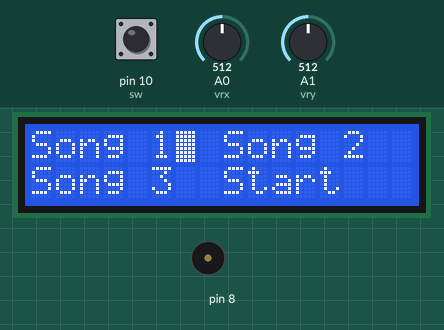
Bench run of a sketch on a simulated Arduino Uno, built with avr-gcc and run on an emulated ATmega328P. On the bench: 16×2 character LCD, buzzer (waves = sounding). The test bench sets the inputs (shaded band); at power-on: pin 10 (sw) HIGH, A1 (vry) = 512, A0 (vrx) = 512. What the sketch prints to the serial monitor is not drawn.

Above: at 1.2 s.
1.3 s: pin 10 (sw) pulled LOW for 0.15 s
3.1 s: A1 (vry) set to 810
At 4.3 s:
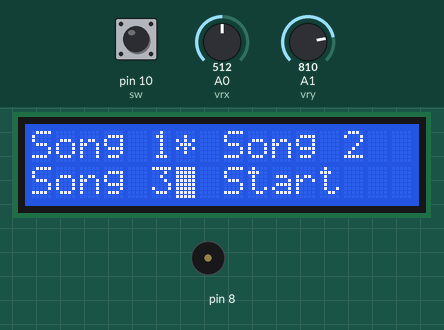
4.6 s: pin 10 (sw) pulled LOW for 1 s
At 6.3 s:
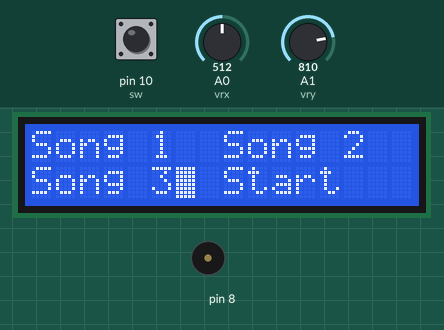
7.2 s: A1 (vry) set to 190
At 7.6 s:
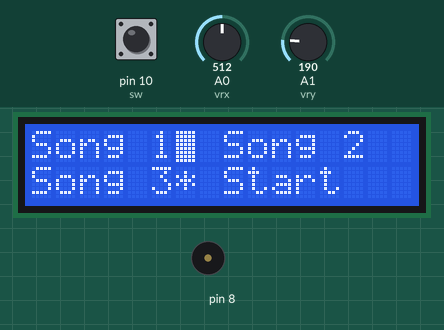
8.7 s: pin 10 (sw) pulled LOW for 3.2 s
At 12.9 s:
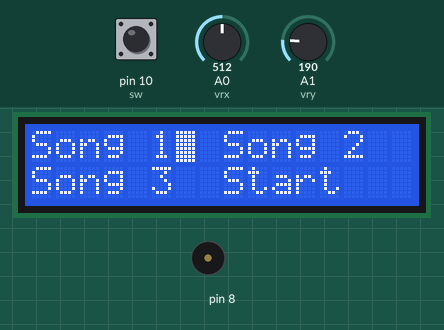
Timing chart, 0 to 14.4 s (numbered marks = the images above; inputs shaded):
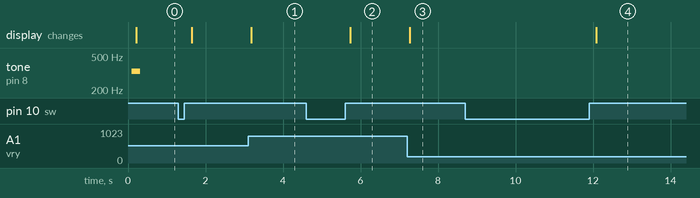

Measured:
- after the input at 3.1 s, the display: changes after 0.08 s (image 1)
- after the input at 4.6 s, the display: changes after 1.1 s (image 2)
- after the input at 7.2 s, the display: changes after 0.08 s (image 3)
- after the input at 8.7 s, the display: changes after 3.4 s (image 4)

The sketch:

Lab7v2.ino
```cpp
#include "Timer.h"
#include "LiquidCrystal.h"
#include "pitches.h"

int cursorPosition = 0;
int currentSong = 0;
int pause = 0;
int playing = 0;
int currentInput = 0;

int sw = 10;
int button = 0;
bool buttonPressed = false;
bool startSelected = false;

int vrx = A0;
int vry = A1;
const int none = 0;
const int up = 1;
const int left = 2;
const int right = 3;
const int down = 4;

int readStick() {
    if (analogRead(A1) > 800) {
        return 4; // down
    }
    else if (analogRead(A1) < 200) {
        return 1; // up
    }
    else if (analogRead(A0) > 800) {
        return 2; // left
    }
    else if (analogRead(A0) < 200) {
        return 3; // right
    }
    else {
        return 0;
    }
}

// Sound Variables
int buzzer = 3;
int song1_length = 20;
int song2_length = 20;
int song3_length = 20;


// == Song 1 ==

int song1[] = {
NOTE_E4, NOTE_C5, NOTE_B1, NOTE_F3, NOTE_C4, NOTE_A4, NOTE_A4, NOTE_GS5, NOTE_C5, NOTE_CS4, NOTE_AS4, NOTE_C5, NOTE_DS4, NOTE_CS5, NOTE_GS4, NOTE_C3, NOTE_E3, NOTE_DS5, NOTE_D4, NOTE_D3
};
int song1_time[] = {
2, 1, 2, 1, 1, 4, 8, 16, 8, 4, 4, 1, 8, 4, 2, 4, 4, 16, 4, 2
};

 int song2[] = {
// major scale
 NOTE_A4, NOTE_B4, NOTE_CS4,
 NOTE_D4, NOTE_E4, NOTE_FS4,
 NOTE_GS5, NOTE_A4, NOTE_GS5,
 NOTE_FS4, NOTE_E4, NOTE_D4,
 NOTE_FS4, NOTE_E4, NOTE_D4,
 NOTE_CS4, NOTE_B4, NOTE_A4, 0, 0
};

int song2_time[] = {
  1, 1, 1, 1, 1, 1, 1, 8, 1, 1,
 1, 1, 1, 1, 1, 1, 1, 8, 1, 1,
};


int song3[] = {
 // harmonic minor scale
 NOTE_A4, NOTE_GS3, NOTE_F3,
 NOTE_D4, NOTE_E4, NOTE_F4,
 NOTE_GS4, NOTE_A4,
 NOTE_GS4, NOTE_F4, NOTE_E4,
 NOTE_GS4, NOTE_F4, NOTE_E4, NOTE_D4,
 NOTE_C4, NOTE_B4, NOTE_A4, NOTE_GS3, NOTE_F3

};

int song3_time[] = {
1, 1, 1, 1, 1, 1, 1, 4, 1, 1,
1, 1, 1, 1, 1, 1, 1, 1, 1, 1,
};

// LCD variables
const int rs = 12, en = 11, d4 = 5, d5 = 4, d6 = 3, d7 = 2;
LiquidCrystal lcd(rs, en, d4, d5, d6, d7);


void select()
{
  if(buttonPressed == true)
      {
        lcd.print("*");
        buttonPressed = false;
      }
}

void pos1()
{
  lcd.setCursor(6, 0);
  cursorPosition = 1;
}

void pos2()
{

  lcd.setCursor(7, 0);
  cursorPosition = 2;
}

void pos3()
{

  lcd.setCursor(6, 1);
  cursorPosition = 3;
}

void pos4()
{

  lcd.setCursor(7, 1);
  cursorPosition = 4;
}

void pos5()
{

  lcd.setCursor(6, 1);
  cursorPosition = 5;
}

void pos6()
{

  lcd.setCursor(7, 1);
  cursorPosition = 6;
}

void updatePos()
{
  if(cursorPosition == 1){pos1();}
  else if(cursorPosition == 2){pos2();}
  else if(cursorPosition == 3){pos3();}
  else if(cursorPosition == 4){pos4();}
  else if(cursorPosition == 5){pos5();}
  else if(cursorPosition == 6){pos6();}
}

// Task Structure Definition
typedef struct task {
   int state;                  // Tasks current state
   unsigned long period;       // Task period
   unsigned long elapsedTime;  // Time elapsed since last task tick
   int (*TickFct)(int);        // Task tick function
} task;


const unsigned char tasksNum = 4;
task tasks[tasksNum]; // We have 4 tasks

// Task Periods
const unsigned long periodLCDOutput = 100;
const unsigned long periodJoystickInput = 100;
const unsigned long periodSoundOutput = 100;
const unsigned long periodController = 500;

// GCD
const unsigned long tasksPeriodGCD = 100;

// Task Function Definitions
int TickFct_LCDOutput(int state);
int TickFct_JoystickInput(int state);
int TickFct_SoundOutput(int state);
int TickFct_Controller(int state);

// Task Enumeration Definitions
enum LO_States {LO_init, first_screen, second_screen1, second_screen2, second_screen3, first_screen_wait, second_screen_wait};
enum JI_States {JI_init, check_press, release};
enum SO_States {SO_init, SO_SoundOn, SO_SoundOn2, SO_SoundOn3, SO_SoundOff};
enum C_States {C_init, C_wait, C_press, C_play, C_pause_press, C_pause};


void TimerISR() { // TimerISR actually defined here
  unsigned char i;
  for (i = 0; i < tasksNum; ++i) { // Heart of the scheduler code
     if ( tasks[i].elapsedTime >= tasks[i].period ) { // Ready
        tasks[i].state = tasks[i].TickFct(tasks[i].state);
        tasks[i].elapsedTime = 0;
     }
     tasks[i].elapsedTime += tasksPeriodGCD;
  }
}

void LCDWriteLines(String line1, String line2) {
  lcd.clear();
  lcd.setCursor(0, 0);
  lcd.print(line1);
  lcd.setCursor(0,1);
  lcd.print(line2);
}

// Task Function Definitions

int menuOption = 0;

// Sound Output
int counter = 0;
int note = 0;

// Task 1
int TickFct_LCDOutput(int state) {
  switch (state) {
    case 0:
      state = first_screen;
      break;
    case first_screen:
      LCDWriteLines("Song 1  Song 2", "Song 3  Start");
      pos1();
      lcd.blink();
      state = first_screen_wait;
      break;
    case second_screen1:
      LCDWriteLines("Playing Song 1", "Pause    Play");
      pos5();
      lcd.blink();
      state = second_screen_wait;
      break;
    case second_screen2:
      LCDWriteLines("Playing Song 2", "Pause    Play");
      pos5();
      lcd.blink();
      state = second_screen_wait;
      break;
    case second_screen3:
      LCDWriteLines("Playing Song 3", "Pause    Play");
      pos5();
      lcd.blink();
      state = second_screen_wait;
      break;
      case first_screen_wait: //idle

      if (cursorPosition == 1 && readStick() == right)
      {
        pos2();

      }
      else if (cursorPosition == 1 && readStick() == down)
      {
        pos3();
      }
      else if (cursorPosition == 2  && readStick() == down)
      {
        pos4();
      }
      else if (cursorPosition == 2  && readStick() == left)
      {
        pos1();
      }
      else if (cursorPosition == 3  && readStick() == right)
      {
        pos4();
      }
      else if (cursorPosition == 3  && readStick() == up)
      {
        pos1();
      }
      else if (cursorPosition == 4  && readStick() == left)
      {
        pos3();
      }
       else if (cursorPosition == 4  && readStick() == up)
      {
        pos2();
      }

      if (buttonPressed && cursorPosition == 4 && currentSong != 0)
      {
        state = second_screen_wait;
        playing = 1;

        if (currentSong== 1){state = second_screen1;}
        else if (currentSong==2){state = second_screen2;}
        else if (currentSong==3){state = second_screen3;}
      }
      else if (buttonPressed && cursorPosition == 1)
      {
        currentSong = 1;
        pos2();
        lcd.print(" ");
        pos3();
        lcd.print(" ");

        pos1();
        select();
        updatePos();
      }
      else if (buttonPressed && cursorPosition == 2)
      {
        currentSong = 2;
        pos1();

        lcd.print(" ");
        pos3();
        lcd.print(" ");

        pos2();
        select();
        updatePos();
      }
      else if (buttonPressed && cursorPosition == 3)
      {
        currentSong = 3;
        pos1();
        lcd.print(" ");
        pos2();
        lcd.print(" ");

        pos3();
        select();
        updatePos();
      }
      buttonPressed = false;
      break;

      case second_screen_wait:

      if (cursorPosition == 5 && readStick() == right)
      {
        pos6();
      }
      else if (cursorPosition == 6 && readStick() == left)
      {
        pos5();
      }

      if (buttonPressed && cursorPosition == 5)
      {
        pause = 1;
        playing = 0;
        pos6();
        lcd.print(" ");
        pos5();
        select();
        updatePos();
      }
      else if (buttonPressed && cursorPosition == 6)
      {
        pause = 0;
        playing = 1;
        pos5();
        lcd.print(" ");
        pos6();
        select();
        updatePos();
      }

      buttonPressed = false;

      if (note == 19)
      {
        state = first_screen;
      }
      break;
  }

  switch (state) { // no state actions
    case LO_init:
    break;
  }
  return state;
}

int input2 = 0;


// Task 2
int TickFct_JoystickInput(int state)
{
  button = digitalRead(sw);
  switch (state) { // State Transitions
    case 0:
    state = check_press;
    break;
    case check_press:
    if (button == LOW)
    {
      state = release;
    }
    break;
    case release:
    if (button == HIGH)
    {
      buttonPressed = true;
      state = JI_init;
    }
    break;
  }

   switch (state) { // no State Actions
    break;
  }
  return state;
}


int TickFct_SoundOutput(int state) {


  switch (state) { // State Transitions
    case SO_init:
    {
     // Serial.println("In init...");
      state = SO_SoundOn;
    }
    break;
    case SO_SoundOn:
    {
     // Serial.println("In sound on\"1\"...");
      if(counter >= song1_time[note]) {
         state = SO_SoundOff;
         note++;
         counter = 0;
         note = note % 20;
      }
    }
    break;
    case SO_SoundOn2:
    {
      // Serial.println("In sound on2...");
      if(counter >= song2_time[note]) {
         state = SO_SoundOff;
         note++;
         counter = 0;
         note = note % 20;
      }
    }
    break;
    case SO_SoundOn3:
    {
      // Serial.println("In sound on3...");
      if(counter >= song3_time[note]) {
         state = SO_SoundOff;
         note++;
         counter = 0;
         note = note % 20;
      }
    }
    break;
    case SO_SoundOff:
    {

      //Serial.println("In sound off...");
      if (currentSong == 0 || pause || playing == 0)
      {
        state = SO_SoundOff;
      }
      else if (currentSong == 1)
      {
        state = SO_SoundOn;
      }
       else if (currentSong == 2)
      {
        state = SO_SoundOn2;
      }
      else if (currentSong == 3)
      {
        state = SO_SoundOn3;
      }
      counter++;
      counter = counter % 4;

      Serial.print("note: ");
      Serial.println(note);
      if (note == 19)
        {
          currentSong = 0;
          playing = 0;
        }
    }

    break;

  }
   switch (state) { // State Actions
    case SO_SoundOn:
      tone(8, song1[note], periodSoundOutput * song1_time[note]);
      counter++;
    break;
    case SO_SoundOn2:
      tone(8, song2[note], periodSoundOutput * song2_time[note]);
      counter++;
    break;
    case SO_SoundOn3:
      tone(8, song3[note], periodSoundOutput * song3_time[note]);
      counter++;
    break;
    case SO_SoundOff:
      noTone(8);
    break;

  }
  return state;
}

// Task 4 :used this for the checkpoints but ended up not using it for the lcd menu cursor stuff
int TickFct_Controller(int state) {
  switch (state) {
    case C_init:
    state = C_wait;
    break;
    case C_wait:
    break;
    case C_press:
    break;
    case C_play:
    break;
    case C_pause_press:
    break;
    case C_pause:
    break;
  }

   switch (state) { // State Actions
    case C_init:
    break;
    case C_wait:
    break;
  }
  return state;
}

void InitializeTasks() {
  unsigned char i=0;
  tasks[i].state = LO_init;
  tasks[i].period = periodLCDOutput;
  tasks[i].elapsedTime = tasks[i].period;
  tasks[i].TickFct = &TickFct_LCDOutput;
  ++i;
  tasks[i].state = JI_init;
  tasks[i].period = periodJoystickInput;
  tasks[i].elapsedTime = tasks[i].period;
  tasks[i].TickFct = &TickFct_JoystickInput;
  ++i;
  tasks[i].state = SO_init;
  tasks[i].period = periodSoundOutput;
  tasks[i].elapsedTime = tasks[i].period;
  tasks[i].TickFct = &TickFct_SoundOutput;
  ++i;
  tasks[i].state = C_init;
  tasks[i].period = periodController;
  tasks[i].elapsedTime = tasks[i].period;
  tasks[i].TickFct = &TickFct_Controller;

}

void setup() {
  // put your setup code here, to run once:
  InitializeTasks();

  TimerSet(tasksPeriodGCD);
  TimerOn();
  Serial.begin(9600);
  // Initialize Outputs
  lcd.begin(16, 2);
  // Initialize Inputs

  pinMode(vrx, INPUT);
  pinMode(vry, INPUT);
  pinMode(sw, INPUT_PULLUP);
}

void loop() {
  // put your main code here, to run repeatedly:
  // Task Scheduler with Timer.

  while(!TimerFlag) {
  }
  TimerFlag = 0;
}
```

Timer.h
```cpp
// Permission to copy is granted provided that this header remains intact.
// This software is provided with no warranties.

////////////////////////////////////////////////////////////////////////////////

#ifndef Timer
#define Timer

#include "Arduino.h"

volatile unsigned char TimerFlag = 0; // TimerISR() sets this to 1. C programmer should clear to 0.

// Internal variables for mapping AVR's ISR to our cleaner TimerISR model.
unsigned long _avr_timer_M = 1; // Start count from here, down to 0. Default 1ms
unsigned long _avr_timer_cntcurr = 0; // Current internal count of 1ms ticks

// Set TimerISR() to tick every M ms
void TimerSet(unsigned long M) {
	_avr_timer_M = M;
	_avr_timer_cntcurr = _avr_timer_M;
}

void TimerOn() {
	// AVR timer/counter controller register TCCR1
  TCCR1B 	= 0x0B;	// bit3 = 1: CTC mode (clear timer on compare)
					// bit2bit1bit0=011: prescaler /64
					// 00001011: 0x0B
					// SO, 16 MHz clock or 16,000,000 /64 = 250,000 ticks/s
					// Thus, TCNT1 register will count at 250,000 ticks/s
          // FOR MICROSECONDS:
          // bit3 = 1: CTC mode (clear timer on compare)
					// bit2bit1bit0=010: prescaler /64
					// 00001011: 0x0A
					// SO, 16 MHz clock or 16,000,000 /8 = 2,000,000 ticks/s
					// Thus, TCNT1 register will count at 2,000,000 ticks/s

	// AVR output compare register OCR1A.
	OCR1A 	= 250;	// Timer interrupt will be generated when TCNT1==OCR1A
					// We want a 1 ms tick. 0.001 s * 250,000 ticks/s = 250
					// So when TCNT1 register equals 250,
					// 1 ms has passed. Thus, we compare to 250.
					// AVR timer interrupt mask register
          // FOR MICROSECONDS:
          // Timer interrupt will be generated when TCNT1==OCR1A
					// We want a 1 us tick. 0.000001 s * 2,000,000 ticks/s = 2
					// So when TCNT1 register equals 2,
					// 1 us has passed. Thus, we compare to 2.
					// AVR timer interrupt mask register

	TIMSK1 	= 0x02; // bit1: OCIE1A -- enables compare match interrupt

	//Initialize avr counter
	TCNT1 = 0;

	// TimerISR will be called every _avr_timer_cntcurr milliseconds
	_avr_timer_cntcurr = _avr_timer_M;

	//Enable global interrupts
	SREG |= 0x80;	// 0x80: 1000000
}

void TimerOff() {
	TCCR1B 	= 0x00; // bit3bit2bit1bit0=0000: timer off
}

void TimerISR(); // Converted to a Function Declaration

// In our approach, the C programmer does not touch this ISR, but rather TimerISR()
ISR(TIMER1_COMPA_vect)
{
	// CPU automatically calls when TCNT0 == OCR0 (every 1 ms per TimerOn settings)
	_avr_timer_cntcurr--; 			// Count down to 0 rather than up to TOP
	if (_avr_timer_cntcurr == 0) { 	// results in a more efficient compare
		TimerISR(); 				// Call the ISR that the user uses
		_avr_timer_cntcurr = _avr_timer_M;
	}
}

#endif //Timer
```

pitches.h
```cpp
// Code from https://docs.arduino.cc/built-in-examples/digital/toneMelody

#define NOTE_B0  31
#define NOTE_C1  33
#define NOTE_CS1 35
#define NOTE_D1  37
#define NOTE_DS1 39
#define NOTE_E1  41
#define NOTE_F1  44
#define NOTE_FS1 46
#define NOTE_G1  49
#define NOTE_GS1 52
#define NOTE_A1  55
#define NOTE_AS1 58
#define NOTE_B1  62
#define NOTE_C2  65
#define NOTE_CS2 69
#define NOTE_D2  73
#define NOTE_DS2 78
#define NOTE_E2  82
#define NOTE_F2  87
#define NOTE_FS2 93
#define NOTE_G2  98
#define NOTE_GS2 104
#define NOTE_A2  110
#define NOTE_AS2 117
#define NOTE_B2  123
#define NOTE_C3  131
#define NOTE_CS3 139
#define NOTE_D3  147
#define NOTE_DS3 156
#define NOTE_E3  165
#define NOTE_F3  175
#define NOTE_FS3 185
#define NOTE_G3  196
#define NOTE_GS3 208
#define NOTE_A3  220
#define NOTE_AS3 233
#define NOTE_B3  247
#define NOTE_C4  262
#define NOTE_CS4 277
#define NOTE_D4  294
#define NOTE_DS4 311
#define NOTE_E4  330
#define NOTE_F4  349
#define NOTE_FS4 370
#define NOTE_G4  392
#define NOTE_GS4 415
#define NOTE_A4  440
#define NOTE_AS4 466
#define NOTE_B4  494
#define NOTE_C5  523
#define NOTE_CS5 554
#define NOTE_D5  587
#define NOTE_DS5 622
#define NOTE_E5  659
#define NOTE_F5  698
#define NOTE_FS5 740
#define NOTE_G5  784
#define NOTE_GS5 831
#define NOTE_A5  880
#define NOTE_AS5 932
#define NOTE_B5  988
#define NOTE_C6  1047
#define NOTE_CS6 1109
#define NOTE_D6  1175
#define NOTE_DS6 1245
#define NOTE_E6  1319
```
